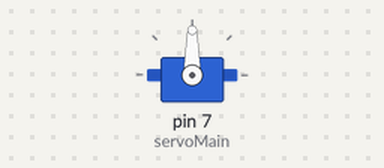
This sketch was run on a simulated Arduino Uno, built with avr-gcc and run on an emulated ATmega328P. Shown: servo.

Above: at 0.05 s.
At 3.0 s:
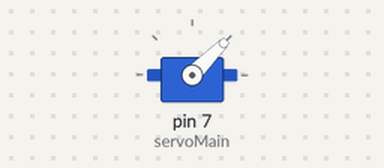
At 4.0 s:
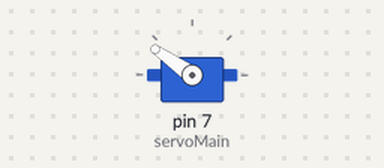
At 6.0 s:
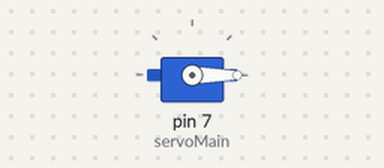
Timing chart, 0 to 7.8 s (numbered marks = the images above):
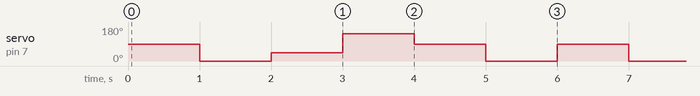

Measured:
- by itself, servo on pin 7 (servoMain): repeats every 6.0 s: 45° 1.0 s, 145° 1.0 s, 2 × (90° 1.0 s, 0° 1.0 s)

The sketch:

servo_motor_controlling.ino
```cpp
#include<Servo.h>
Servo servoMain;
void setup() {
  servoMain.attach(7); //pin no 7
}

void loop() {
  servoMain.write(90); //right spin
  delay(1000);
  servoMain.write(0); // left spin
  delay(1000);
  servoMain.write(45); //right spin
  delay(1000);
  servoMain.write(145); //right spin
  delay(1000);
  servoMain.write(90); //left spin
  delay(1000);
  servoMain.write(0); //left spin
  delay(1000);
}
```
